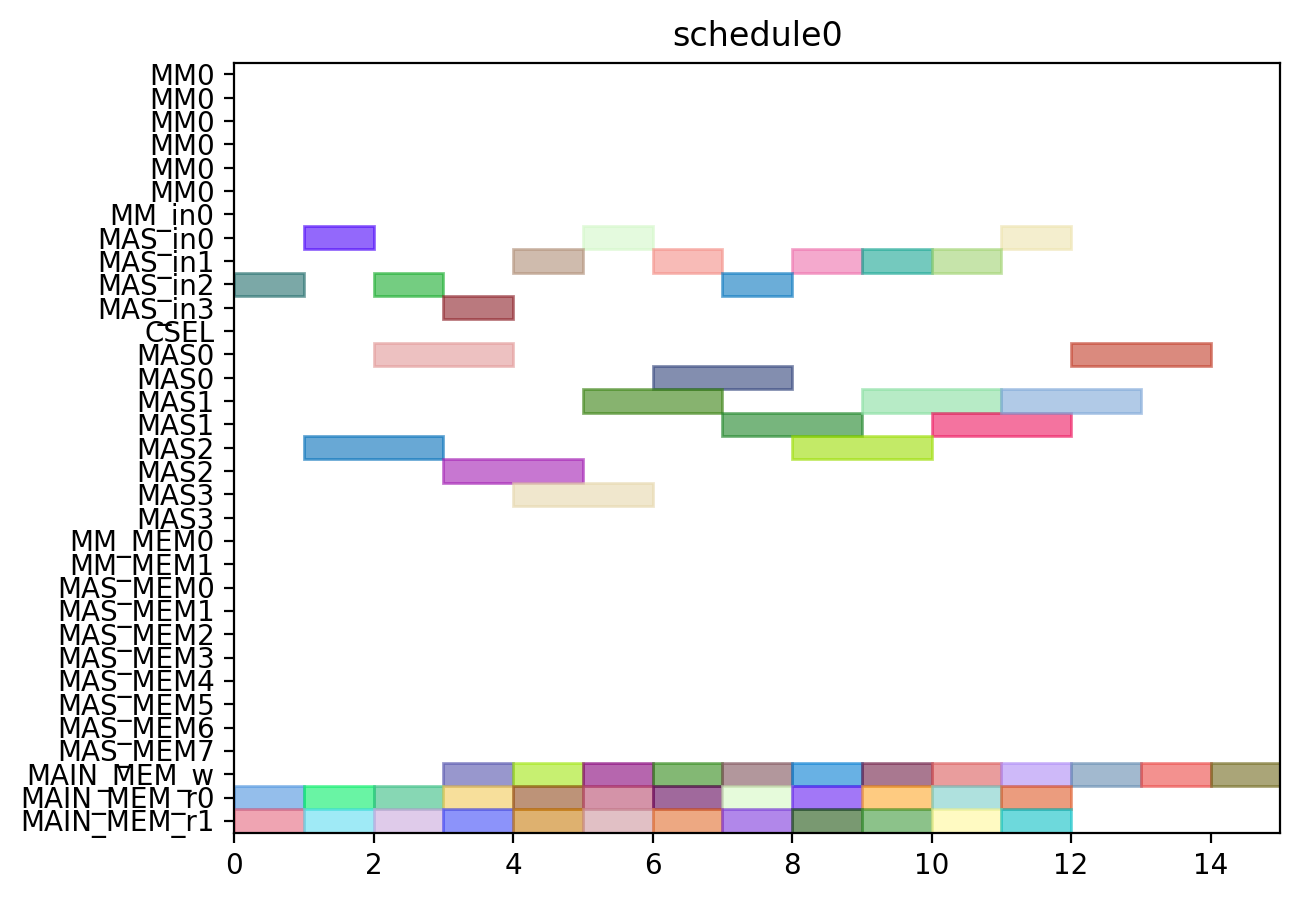

The script that drew this image:
from pyschedule import Scenario, solvers, plotters, alt


def solve():
	horizon = 120
	S = Scenario("schedule0", horizon=horizon)

	# resource
	MM = S.Resources('MM', num=1, size=6)
	MM_in = S.Resources('MM_in', num=1)
	MAS_in = S.Resources('MAS_in', num=4)
	CSEL = S.Resource('CSEL')
	MAS = S.Resources('MAS', num=4, size=2, periods=range(1, horizon))
	MM_MEM = S.Resources('MM_MEM', num=2)
	MAS_MEM = S.Resources('MAS_MEM', num=8)
	MAIN_MEM_w = S.Resource('MAIN_MEM_w', size=1)
	MAIN_MEM_r = S.Resources('MAIN_MEM_r', num=2)

	# result of previous scheduling

	# new tasks
	c000 = S.Task('c000', length=2, delay_cost=1)
	c000 += alt(MAS)
	c000_in = S.Task('c000_in', length=1, delay_cost=1)
	c000_in += alt(MAS_in)
	S += c000_in*MAS_in[0]<=c000*MAS[0]

	S += c000_in*MAS_in[1]<=c000*MAS[1]

	S += c000_in*MAS_in[2]<=c000*MAS[2]

	S += c000_in*MAS_in[3]<=c000*MAS[3]

	S += 0<c000

	c000_w = S.Task('c000_w', length=1, delay_cost=1)
	c000_w += alt(MAIN_MEM_w)
	S += c000 <= c000_w

	c000_mem0 = S.Task('c000_mem0', length=1, delay_cost=1)
	c000_mem0 += MAIN_MEM_r[0]
	S += c000_mem0 <= c000

	c000_mem1 = S.Task('c000_mem1', length=1, delay_cost=1)
	c000_mem1 += MAIN_MEM_r[1]
	S += c000_mem1 <= c000

	c001 = S.Task('c001', length=2, delay_cost=1)
	c001 += alt(MAS)
	c001_in = S.Task('c001_in', length=1, delay_cost=1)
	c001_in += alt(MAS_in)
	S += c001_in*MAS_in[0]<=c001*MAS[0]

	S += c001_in*MAS_in[1]<=c001*MAS[1]

	S += c001_in*MAS_in[2]<=c001*MAS[2]

	S += c001_in*MAS_in[3]<=c001*MAS[3]

	S += 0<c001

	c001_w = S.Task('c001_w', length=1, delay_cost=1)
	c001_w += alt(MAIN_MEM_w)
	S += c001 <= c001_w

	c001_mem0 = S.Task('c001_mem0', length=1, delay_cost=1)
	c001_mem0 += MAIN_MEM_r[0]
	S += c001_mem0 <= c001

	c001_mem1 = S.Task('c001_mem1', length=1, delay_cost=1)
	c001_mem1 += MAIN_MEM_r[1]
	S += c001_mem1 <= c001

	c010 = S.Task('c010', length=2, delay_cost=1)
	c010 += alt(MAS)
	c010_in = S.Task('c010_in', length=1, delay_cost=1)
	c010_in += alt(MAS_in)
	S += c010_in*MAS_in[0]<=c010*MAS[0]

	S += c010_in*MAS_in[1]<=c010*MAS[1]

	S += c010_in*MAS_in[2]<=c010*MAS[2]

	S += c010_in*MAS_in[3]<=c010*MAS[3]

	S += 0<c010

	c010_w = S.Task('c010_w', length=1, delay_cost=1)
	c010_w += alt(MAIN_MEM_w)
	S += c010 <= c010_w

	c010_mem0 = S.Task('c010_mem0', length=1, delay_cost=1)
	c010_mem0 += MAIN_MEM_r[0]
	S += c010_mem0 <= c010

	c010_mem1 = S.Task('c010_mem1', length=1, delay_cost=1)
	c010_mem1 += MAIN_MEM_r[1]
	S += c010_mem1 <= c010

	c011 = S.Task('c011', length=2, delay_cost=1)
	c011 += alt(MAS)
	c011_in = S.Task('c011_in', length=1, delay_cost=1)
	c011_in += alt(MAS_in)
	S += c011_in*MAS_in[0]<=c011*MAS[0]

	S += c011_in*MAS_in[1]<=c011*MAS[1]

	S += c011_in*MAS_in[2]<=c011*MAS[2]

	S += c011_in*MAS_in[3]<=c011*MAS[3]

	S += 0<c011

	c011_w = S.Task('c011_w', length=1, delay_cost=1)
	c011_w += alt(MAIN_MEM_w)
	S += c011 <= c011_w

	c011_mem0 = S.Task('c011_mem0', length=1, delay_cost=1)
	c011_mem0 += MAIN_MEM_r[0]
	S += c011_mem0 <= c011

	c011_mem1 = S.Task('c011_mem1', length=1, delay_cost=1)
	c011_mem1 += MAIN_MEM_r[1]
	S += c011_mem1 <= c011

	c100 = S.Task('c100', length=2, delay_cost=1)
	c100 += alt(MAS)
	c100_in = S.Task('c100_in', length=1, delay_cost=1)
	c100_in += alt(MAS_in)
	S += c100_in*MAS_in[0]<=c100*MAS[0]

	S += c100_in*MAS_in[1]<=c100*MAS[1]

	S += c100_in*MAS_in[2]<=c100*MAS[2]

	S += c100_in*MAS_in[3]<=c100*MAS[3]

	S += 0<c100

	c100_w = S.Task('c100_w', length=1, delay_cost=1)
	c100_w += alt(MAIN_MEM_w)
	S += c100 <= c100_w

	c100_mem0 = S.Task('c100_mem0', length=1, delay_cost=1)
	c100_mem0 += MAIN_MEM_r[0]
	S += c100_mem0 <= c100

	c100_mem1 = S.Task('c100_mem1', length=1, delay_cost=1)
	c100_mem1 += MAIN_MEM_r[1]
	S += c100_mem1 <= c100

	c101 = S.Task('c101', length=2, delay_cost=1)
	c101 += alt(MAS)
	c101_in = S.Task('c101_in', length=1, delay_cost=1)
	c101_in += alt(MAS_in)
	S += c101_in*MAS_in[0]<=c101*MAS[0]

	S += c101_in*MAS_in[1]<=c101*MAS[1]

	S += c101_in*MAS_in[2]<=c101*MAS[2]

	S += c101_in*MAS_in[3]<=c101*MAS[3]

	S += 0<c101

	c101_w = S.Task('c101_w', length=1, delay_cost=1)
	c101_w += alt(MAIN_MEM_w)
	S += c101 <= c101_w

	c101_mem0 = S.Task('c101_mem0', length=1, delay_cost=1)
	c101_mem0 += MAIN_MEM_r[0]
	S += c101_mem0 <= c101

	c101_mem1 = S.Task('c101_mem1', length=1, delay_cost=1)
	c101_mem1 += MAIN_MEM_r[1]
	S += c101_mem1 <= c101

	c110 = S.Task('c110', length=2, delay_cost=1)
	c110 += alt(MAS)
	c110_in = S.Task('c110_in', length=1, delay_cost=1)
	c110_in += alt(MAS_in)
	S += c110_in*MAS_in[0]<=c110*MAS[0]

	S += c110_in*MAS_in[1]<=c110*MAS[1]

	S += c110_in*MAS_in[2]<=c110*MAS[2]

	S += c110_in*MAS_in[3]<=c110*MAS[3]

	S += 0<c110

	c110_w = S.Task('c110_w', length=1, delay_cost=1)
	c110_w += alt(MAIN_MEM_w)
	S += c110 <= c110_w

	c110_mem0 = S.Task('c110_mem0', length=1, delay_cost=1)
	c110_mem0 += MAIN_MEM_r[0]
	S += c110_mem0 <= c110

	c110_mem1 = S.Task('c110_mem1', length=1, delay_cost=1)
	c110_mem1 += MAIN_MEM_r[1]
	S += c110_mem1 <= c110

	c111 = S.Task('c111', length=2, delay_cost=1)
	c111 += alt(MAS)
	c111_in = S.Task('c111_in', length=1, delay_cost=1)
	c111_in += alt(MAS_in)
	S += c111_in*MAS_in[0]<=c111*MAS[0]

	S += c111_in*MAS_in[1]<=c111*MAS[1]

	S += c111_in*MAS_in[2]<=c111*MAS[2]

	S += c111_in*MAS_in[3]<=c111*MAS[3]

	S += 0<c111

	c111_w = S.Task('c111_w', length=1, delay_cost=1)
	c111_w += alt(MAIN_MEM_w)
	S += c111 <= c111_w

	c111_mem0 = S.Task('c111_mem0', length=1, delay_cost=1)
	c111_mem0 += MAIN_MEM_r[0]
	S += c111_mem0 <= c111

	c111_mem1 = S.Task('c111_mem1', length=1, delay_cost=1)
	c111_mem1 += MAIN_MEM_r[1]
	S += c111_mem1 <= c111

	c200 = S.Task('c200', length=2, delay_cost=1)
	c200 += alt(MAS)
	c200_in = S.Task('c200_in', length=1, delay_cost=1)
	c200_in += alt(MAS_in)
	S += c200_in*MAS_in[0]<=c200*MAS[0]

	S += c200_in*MAS_in[1]<=c200*MAS[1]

	S += c200_in*MAS_in[2]<=c200*MAS[2]

	S += c200_in*MAS_in[3]<=c200*MAS[3]

	S += 0<c200

	c200_w = S.Task('c200_w', length=1, delay_cost=1)
	c200_w += alt(MAIN_MEM_w)
	S += c200 <= c200_w

	c200_mem0 = S.Task('c200_mem0', length=1, delay_cost=1)
	c200_mem0 += MAIN_MEM_r[0]
	S += c200_mem0 <= c200

	c200_mem1 = S.Task('c200_mem1', length=1, delay_cost=1)
	c200_mem1 += MAIN_MEM_r[1]
	S += c200_mem1 <= c200

	c201 = S.Task('c201', length=2, delay_cost=1)
	c201 += alt(MAS)
	c201_in = S.Task('c201_in', length=1, delay_cost=1)
	c201_in += alt(MAS_in)
	S += c201_in*MAS_in[0]<=c201*MAS[0]

	S += c201_in*MAS_in[1]<=c201*MAS[1]

	S += c201_in*MAS_in[2]<=c201*MAS[2]

	S += c201_in*MAS_in[3]<=c201*MAS[3]

	S += 0<c201

	c201_w = S.Task('c201_w', length=1, delay_cost=1)
	c201_w += alt(MAIN_MEM_w)
	S += c201 <= c201_w

	c201_mem0 = S.Task('c201_mem0', length=1, delay_cost=1)
	c201_mem0 += MAIN_MEM_r[0]
	S += c201_mem0 <= c201

	c201_mem1 = S.Task('c201_mem1', length=1, delay_cost=1)
	c201_mem1 += MAIN_MEM_r[1]
	S += c201_mem1 <= c201

	c210 = S.Task('c210', length=2, delay_cost=1)
	c210 += alt(MAS)
	c210_in = S.Task('c210_in', length=1, delay_cost=1)
	c210_in += alt(MAS_in)
	S += c210_in*MAS_in[0]<=c210*MAS[0]

	S += c210_in*MAS_in[1]<=c210*MAS[1]

	S += c210_in*MAS_in[2]<=c210*MAS[2]

	S += c210_in*MAS_in[3]<=c210*MAS[3]

	S += 0<c210

	c210_w = S.Task('c210_w', length=1, delay_cost=1)
	c210_w += alt(MAIN_MEM_w)
	S += c210 <= c210_w

	c210_mem0 = S.Task('c210_mem0', length=1, delay_cost=1)
	c210_mem0 += MAIN_MEM_r[0]
	S += c210_mem0 <= c210

	c210_mem1 = S.Task('c210_mem1', length=1, delay_cost=1)
	c210_mem1 += MAIN_MEM_r[1]
	S += c210_mem1 <= c210

	c211 = S.Task('c211', length=2, delay_cost=1)
	c211 += alt(MAS)
	c211_in = S.Task('c211_in', length=1, delay_cost=1)
	c211_in += alt(MAS_in)
	S += c211_in*MAS_in[0]<=c211*MAS[0]

	S += c211_in*MAS_in[1]<=c211*MAS[1]

	S += c211_in*MAS_in[2]<=c211*MAS[2]

	S += c211_in*MAS_in[3]<=c211*MAS[3]

	S += 0<c211

	c211_w = S.Task('c211_w', length=1, delay_cost=1)
	c211_w += alt(MAIN_MEM_w)
	S += c211 <= c211_w

	c211_mem0 = S.Task('c211_mem0', length=1, delay_cost=1)
	c211_mem0 += MAIN_MEM_r[0]
	S += c211_mem0 <= c211

	c211_mem1 = S.Task('c211_mem1', length=1, delay_cost=1)
	c211_mem1 += MAIN_MEM_r[1]
	S += c211_mem1 <= c211

	solvers.mip.solve(S,msg=1,kind='CPLEX',ratio_gap=1.01)

	solution = [['hoge']*len(S.solution()[1]) for i in range(len(S.solution()))]
	for i in range(len(S.solution())):
		for j in range(len(S.solution()[i])):
			solution[i][j]=str(S.solution()[i][j])
	print(solution)

	cycles = int(solution[-1][3])

	pic_file_name = "/home/mfukuda/ABE/multiRAM_multiMAS_16mux/scheduling_result/stage6MM1_stage2MAS4/CONJ/schedule0.png"
	if(S.solution() != []):
		plotters.matplotlib.plot(S,img_filename=pic_file_name, show_task_labels=False, fig_size=(cycles*0.25+3, 5))

	return solution
